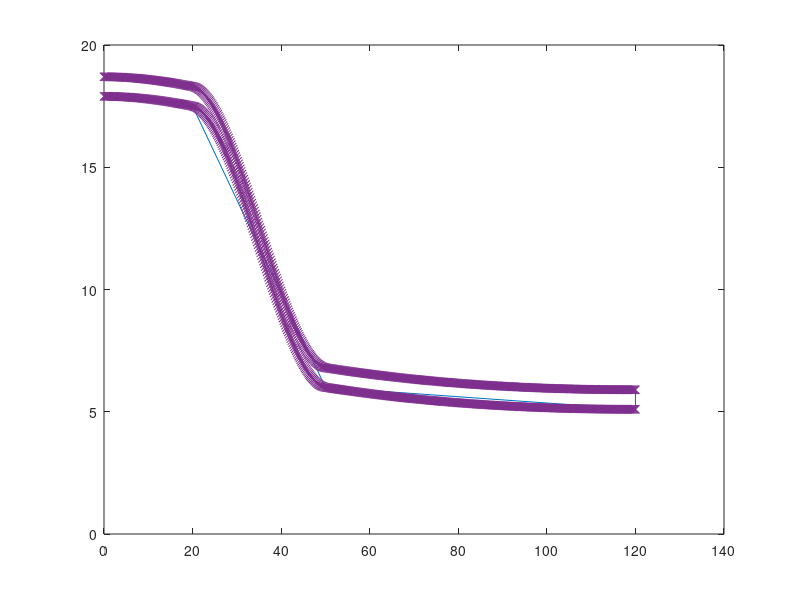

Recreate this plot in MATLAB.
function genShape2D( outFileName, shape, par )
% function genShape2D( outFileName )
%
% Kontur als Polygon berechnen und Ausgabe in openscad-Syntax.
% Dort kann dann durch Extrusion daraus ein Rotationskoerper
% mit der Wandstaerke w erzeugt werden.
%
% Usage examples:
%   % octave
%   genShape2D
%   
%   genShape2D('poly.scad', 'exponential horn' )

%   // openscad
%   rotate_extrude($fn = 80) rotate([0,0,90]) include <poly.scad>
%


pkg load signal            % need rms function
close all

if ~exist('par','var')
 par='';
end

if ~exist('shape','var')
 shape='3';
end

if ~exist('outFileName','var') || isempty(outFileName)
  outFileName='poly.scad';
end

comment=sprintf('generated by genShape2D.m, shape=''%s'', par=''%s''', shape, par);

w=0.8;     % Wall thickness
c=0.4;     % clearance
hollow=1;
make_sparse=1;    % remove unnecessary intermediate points

switch shape
  case {'1','test1'}
    description='1';
    x=[ 0  5  10 20 ]
    y=[ 20 10 10 10 ]

  case {'2','test2'}
    x=[ 0  20 30 40 50 80 ]
    y=[ 35 35 31 14 10 10 ]

  case {'3','hose_vacuum'}       % Reduzierstueck fuer Staubsauger
    d1=35;                       % Nenninnendurchmesser Anfang
    d2=11;                       % Nennaussendurchmesser Ende
    eval(par);
    x=[ 0      20      50    120 ]
    y=[ d1+2*c d1    d2+1   d2-w ]/2

  case {'4','half circle'}
    % half circle
    r=50
    x=  0:2:2*r;
    y=  r*sqrt(1-(x/r -1).^2);
    ti= 0:pi/30:pi;        % parametrische Definition
    xi= r*(cos(ti)+1);
    yi= r*sin(ti);

  case {'5','exponential horn'}
    a=50;
    L=150;
    eval(par);
    b=2.7/L;
    x=  0:10:L;
    y= a*exp(-x*b);
    xi= 0:1:L;
    yi=a*exp(-xi*b);

  case {'6','druckluft'}       % Anschlusskupplung fuer Druckluft
    x=[ 0     8.4    9.5  12   13.3 14.0  15  19.8  20  ]
    y=[  12   12     9.5  9.5  12   12    10  10   9.8  ]/2
    xi=0:0.1:x(end);
    hollow=0;
    
  otherwise
    warning(['unknown shape: ' shape]);
    return;

end

figure, plot(x,y); hold on

if ~exist('xi', 'var')
  xi=0:0.2:x(end);
end
if ~exist('yi', 'var')
  yi=interp1(x,y,xi,'cubic')
end
size(xi)
size(yi)
plot(xi,yi,'-'); % ylim([0 55]);

s=[xi ; yi];
if hollow~=0
  % Um Wandstaerke verschobene Kontour berechnen.
  % das funktioniert nicht mehr, wenn der Kruemmungsradius kleiner als w ist.
  %s=[x ; y];
  ds=diff(s,1,2);
  O=[0 ; 0]
  ds = [ O ds] + [ds O]/2;    % FIR filter
  ds = ds ./ (ones(2,1)*rms(ds,1))/sqrt(2);  % Tangenten-Einheitsvektor
  T=[ 0 -1 ; 1 0];
  dn  = T*ds;                                % Normalenvektor
  %sqrt(dn(1,:).^2 + dn(2,:).^2);
  so = s + w*dn;

  iyneg=find(so(2,:) < 0);
  so(2,iyneg)=0;

  plot(so(1,:),so(2,:),'-');
  s=[ s fliplr(so) ];
end
hold off

% remove redundant linear segments
if make_sparse
  dd=diff(s,2,2);
  id=find([ 1 rms(dd,1) 1]>1e-7);
  s=s(:,id);
  hold on ; plot(s(1,:),s(2,:),'-x'); hold off;
end

% openscad polygon output
fh=fopen(outFileName,'w');
%fh=1;
fprintf(fh, '// %s\npolygon([ \n', comment);
semic=',';
cnt=1;
for ii=1:length(s)
  x0=s(1,ii);
  y0=s(2,ii);
  if ii == length(s)
    semic=' ';
  end 
  fprintf(fh, ' [ %6.3f, %6.3f]%s', x0, y0, semic);
  if mod(ii, 4) == 0
    fprintf(fh, '\n');
  end
end
fprintf(fh, ' ]);\n\n');
fclose(fh);
